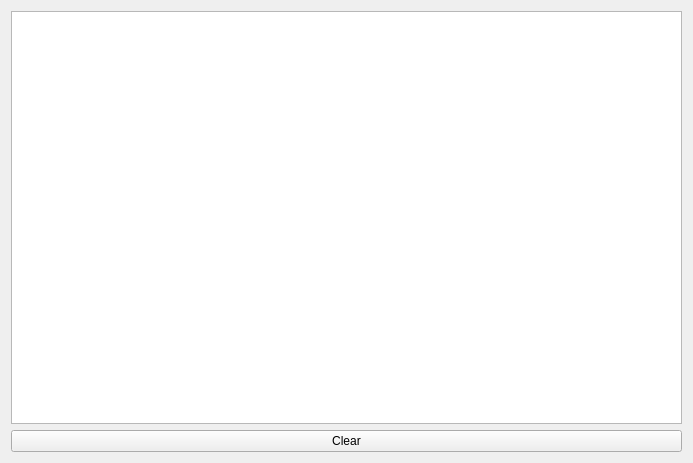
<?xml version="1.0" encoding="UTF-8"?>
<ui version="4.0">
 <class>Form</class>
 <widget class="QWidget" name="Form">
  <property name="geometry">
   <rect>
    <x>0</x>
    <y>0</y>
    <width>693</width>
    <height>463</height>
   </rect>
  </property>
  <property name="windowTitle">
   <string>Form</string>
  </property>
  <layout class="QVBoxLayout" name="verticalLayout">
   <item>
    <layout class="QGridLayout" name="gridLayout">
     <item row="0" column="0">
      <widget class="QTextEdit" name="console">
       <property name="enabled">
        <bool>true</bool>
       </property>
       <property name="contextMenuPolicy">
        <enum>Qt::DefaultContextMenu</enum>
       </property>
       <property name="readOnly">
        <bool>true</bool>
       </property>
      </widget>
     </item>
     <item row="1" column="0">
      <widget class="QPushButton" name="clearButton">
       <property name="text">
        <string>Clear</string>
       </property>
      </widget>
     </item>
    </layout>
   </item>
  </layout>
 </widget>
 <resources/>
 <connections>
  <connection>
   <sender>clearButton</sender>
   <signal>clicked()</signal>
   <receiver>console</receiver>
   <slot>clear()</slot>
   <hints>
    <hint type="sourcelabel">
     <x>346</x>
     <y>437</y>
    </hint>
    <hint type="destinationlabel">
     <x>346</x>
     <y>212</y>
    </hint>
   </hints>
  </connection>
 </connections>
</ui>
